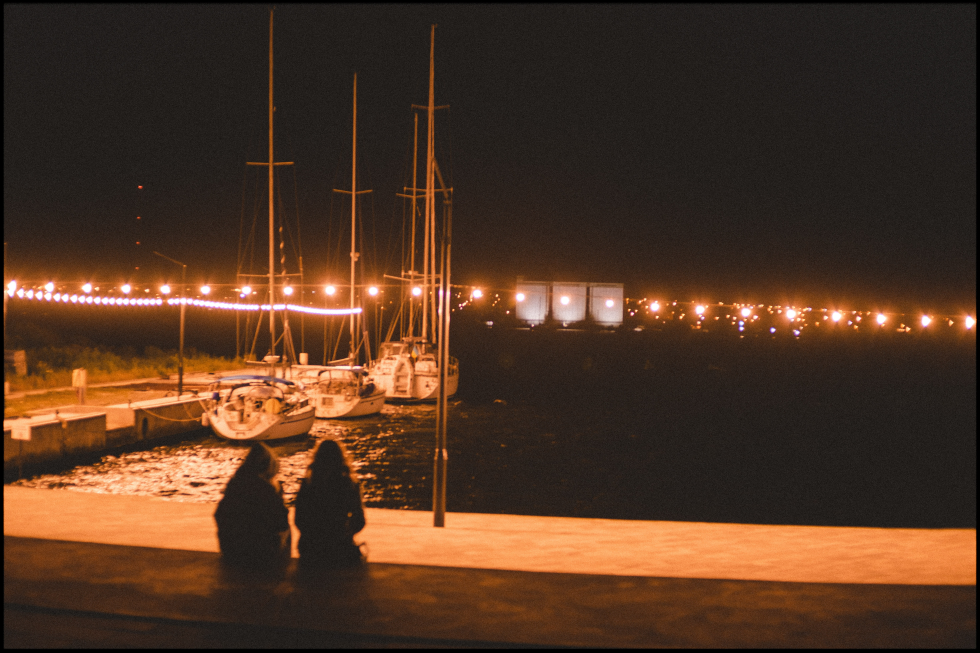
#> input picture resource/1.jpg, 4896 x 3264 px, given in place of 2.jpg, which was not available (shown at 1/5 size)
$ jupyter execute sparkle_replace.ipynb   (text cells are left out)
#> lines starting #> are read from the running program, lines starting #| are printed output that depends on the picture; after the words box and inside, x2 and y2 are one past the last pixel; in counts of white or black regions, pixels touching at a corner belong together; pictures that were not available may be replaced by others from this repository, and a replacement may not be noted
[cell 1]
import cv2
import numpy as np
from matplotlib import pyplot as plt

[cell 2]
# 读取图像
image = cv2.imread('./resource/2.jpg')
#> image is the input picture: shape (3264, 4896, 3); mean B, G, R 36, 53.9, 81.2

[cell 3]
image.shape
#> Out = (3264, 4896, 3)

[cell 4]
# 获取图像尺寸
height, width, _ = image.shape
#> height = 3264; width = 4896
image.shape
#> Out = (3264, 4896, 3)

[cell 5]
# 将图像转换为灰度图像
gray = cv2.cvtColor(image, cv2.COLOR_BGR2GRAY)
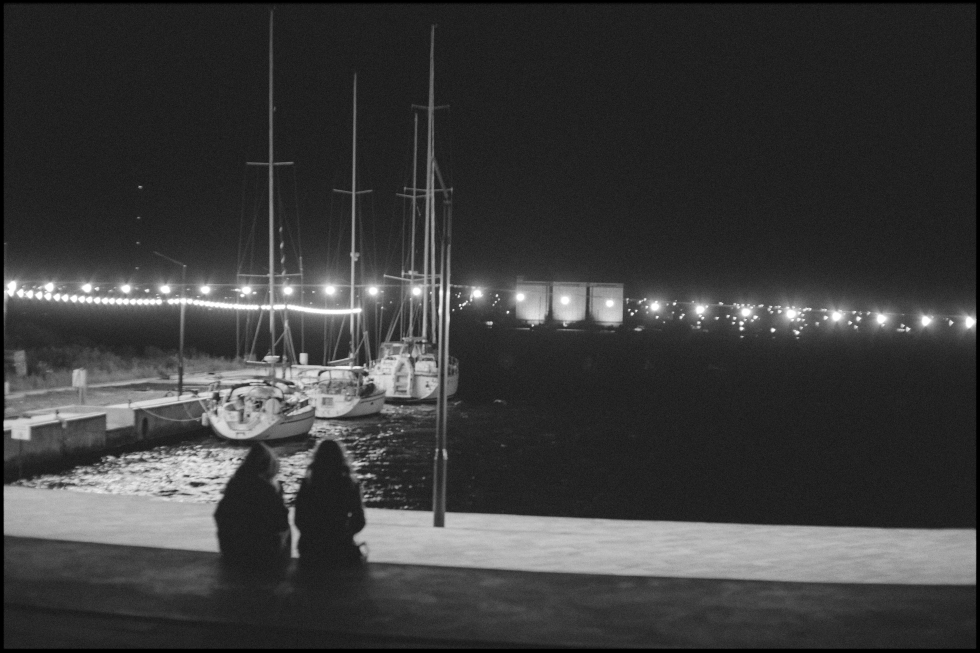
#> gray: shape (3264, 4896) (shown at 1/5 size); min 0, max 255, mean 60.1

[cell 6]
# 设定阈值，进行二值化
_, thresh = cv2.threshold(gray, 220, 255, cv2.THRESH_BINARY)
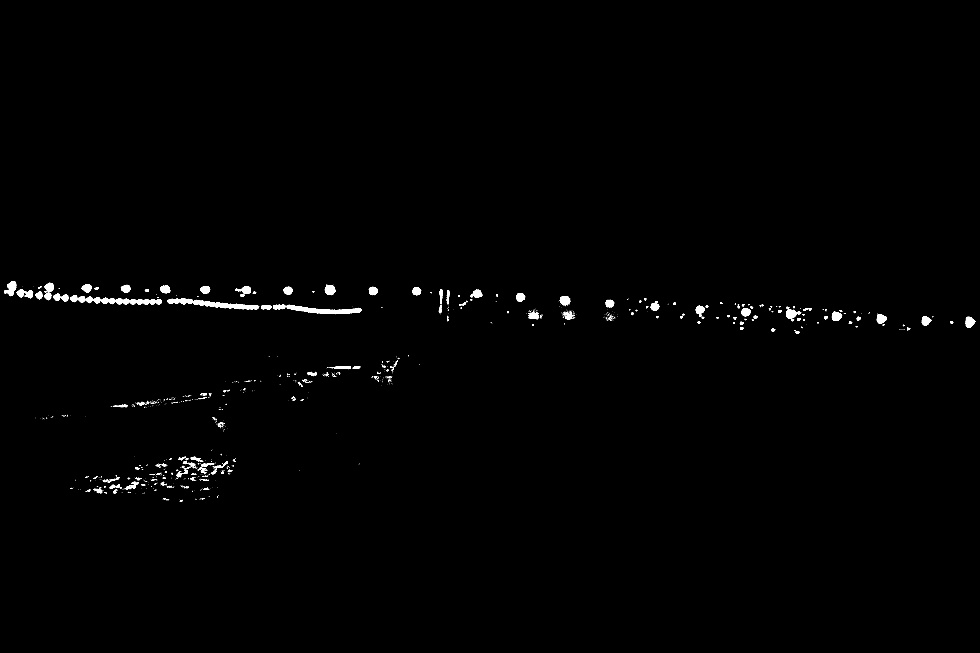
#> thresh: shape (3264, 4896) (shown at 1/5 size); 0.58% white; 1504 white regions (1261 under 20 px), largest, box (x1, y1, x2, y2) and area: (838, 1491, 1294, 1548) 9198, (1434, 1524, 1808, 1571) 7334, (648, 1495, 810, 1523) 3201

[cell 7]
# 进行噪声消除
kernel = np.ones((3, 3), np.uint8)
opening = cv2.morphologyEx(thresh, cv2.MORPH_OPEN, kernel)
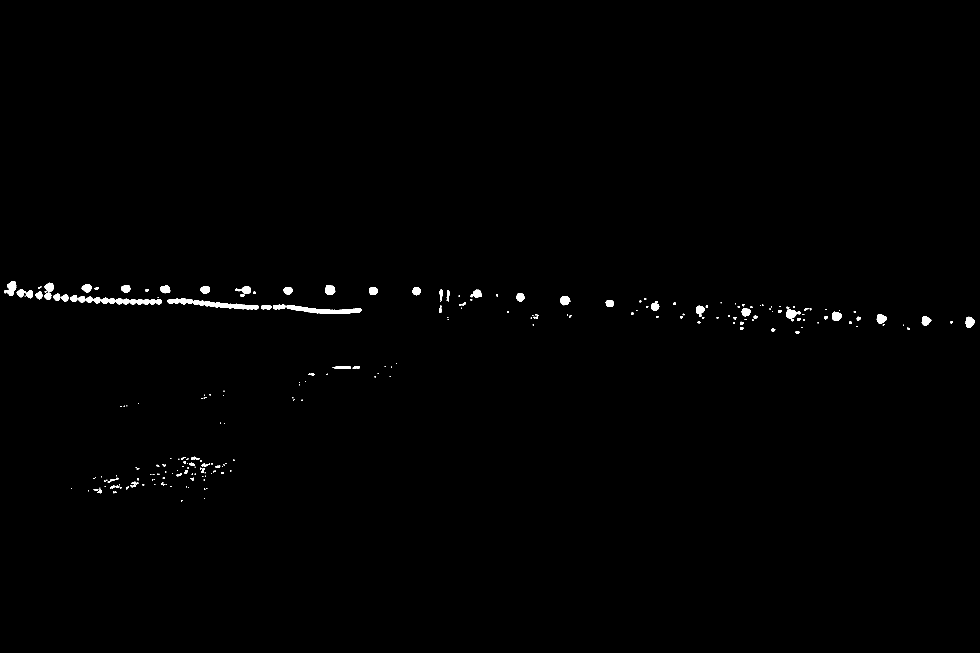
#> opening: shape (3264, 4896) (shown at 1/5 size); 0.51% white; 267 white regions (94 under 20 px), largest, box (x1, y1, x2, y2) and area: (838, 1492, 1294, 1547) 9111, (1434, 1525, 1807, 1570) 7210, (648, 1496, 809, 1523) 3184

[cell 8]
# 寻找连通区域
retval, labels, stats, centroids = cv2.connectedComponentsWithStats(opening)
#> labels: shape (3264, 4896) int32; 268 distinct labels, from 0 to 267
#> retval = 268; stats = 268 rows, first 6: [0, 0, 4896, 3264, 15898962], [21, 1406, 60, 74, 2492], [224, 1414, 44, 46, 1445], [409, 1420, 48, 41, 1419], [605, 1425, 47, 38, 1330], [1625, 1425, 51, 50, 1900]; centroids = 268 pairs, first value 56.23 to 4848.3, second value 1434 to 2504.2

[cell 9]
# 显示包含标记的图像
# 创建一个彩色版本的标签图像
label_hue = np.uint8(179 * labels / np.max(labels))
blank_ch = 255 * np.ones_like(label_hue)
labeled_image = cv2.merge([label_hue, blank_ch, blank_ch])
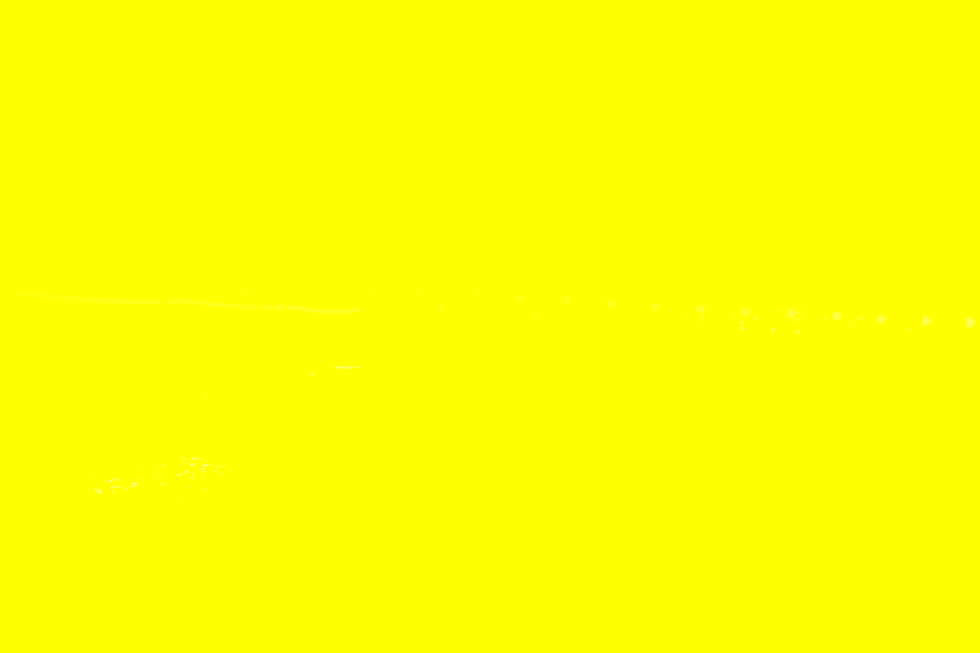
#> labeled_image: shape (3264, 4896, 3) (shown at 1/5 size); mean of channels 0, 1, 2 0.2, 255, 255; drawn as B, G, R
# 将背景部分标记为黑色
labeled_image[label_hue == 0] = 0

# 显示带有连通组件的彩色图像
plt.imshow(labeled_image[:,:,::-1])
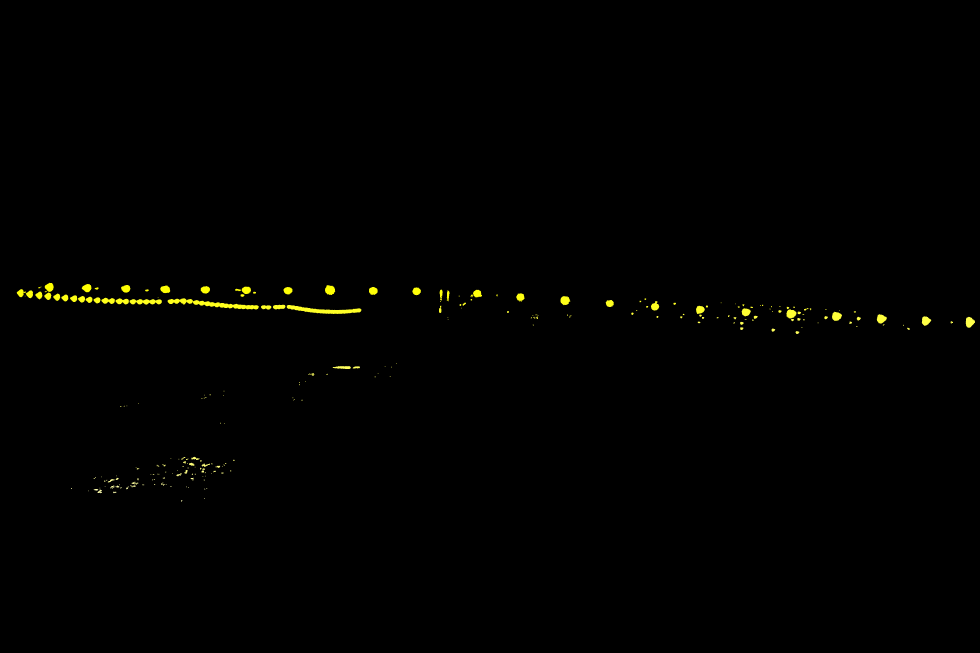
#> shown: shape (3264, 4896, 3) (shown at 1/5 size); mean R, G, B 1.3, 1.3, 0.2

[cell 10]
# 加载星星图像
star = cv2.imread('./resource/lens_flare01.png', flags=cv2.IMREAD_UNCHANGED)
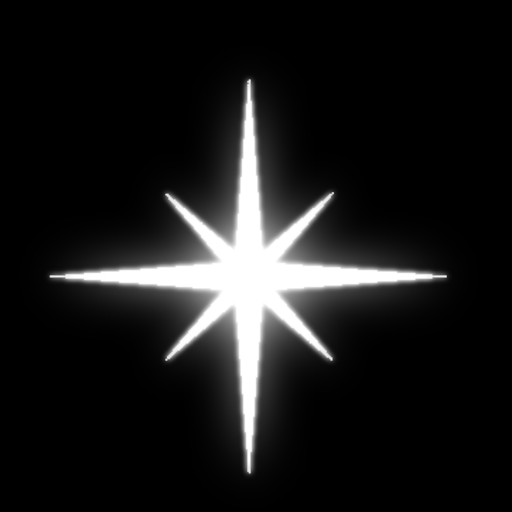
#> input picture resource/lens_flare01.png, 1024 x 1024 px (shown at 1/2 size)
#> star is the input picture: shape (1024, 1024, 4); mean B, G, R, A 25.7, 25.7, 25.7, 25.5

[cell 11]
# 调整星星的大小
desired_star_size = (64, 64)
resized_star = cv2.resize(star, desired_star_size[:2], interpolation=cv2.INTER_AREA)
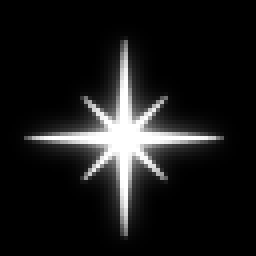
#> resized_star: shape (64, 64, 4) (shown 4 times larger); mean B, G, R, A 25.7, 25.7, 25.7, 25.5

[cell 12]
# 过滤并绘制发光点
for i, stat in enumerate(stats):
    # 过滤条件可以根据需求调整
    if stat[cv2.CC_STAT_AREA] > 32 and stat[cv2.CC_STAT_AREA] < 800:
        # 在发光点处绘制星星
        x = int(centroids[i][0])
        y = int(centroids[i][1])

        # 计算星星的位置
        x_start = max(0, x - desired_star_size[1] // 2)
        x_end = min(width, x + desired_star_size[1] // 2)
        y_start = max(0, y - desired_star_size[0] // 2)
        y_end = min(height, y + desired_star_size[0] // 2)

        # 处理边界情况
        star_width = x_end - x_start
        star_height = y_end - y_start

        if star_width > 0 and star_height > 0:
            # 将星星图像和原图像叠加在一起
#             overlay = cv2.bitwise_and(image[y_start:y_end, x_start:x_end],
#                                       image[y_start:y_end, x_start:x_end],
#                                       mask=resized_star[:star_height, :star_width, 3])
            overlay = resized_star[:star_height, :star_width, :3]
            background = cv2.bitwise_and(image[y_start:y_end, x_start:x_end],
                                         image[y_start:y_end, x_start:x_end],
                                         mask=cv2.bitwise_not(resized_star[:star_height, :star_width, 3]))
            result = cv2.add(background, overlay)


            # 将星星特效添加到原图上
            image[y_start:y_end, x_start:x_end] = result
#> this loop made 268 passes
#> (stat, x, y, x_start, x_end, y_start, y_end) on passes 11, 14, 16, 18, 19, 21, 23, 25, 29, 31, 32: ([191, 1435, 11, 7, 55], 196, 1437, 164, 228, 1405, 1469), ([474, 1437, 19, 11, 157], 483, 1442, 451, 515, 1410, 1474), ([1175, 1444, 31, 12, 244], 1189, 1449, 1157, 1221, 1417, 1481), ([726, 1447, 18, 10, 143], 734, 1451, 702, 766, 1419, 1483), ([2198, 1448, 15, 45, 493], 2204, 1468, 2172, 2236, 1436, 1500), ([2234, 1451, 14, 55, 502], 2239, 1477, 2207, 2271, 1445, 1509), ([224, 1456, 10, 5, 44], 228, 1458, 196, 260, 1426, 1490), ([1265, 1459, 15, 9, 114], 1272, 1463, 1240, 1304, 1431, 1495), ([1203, 1471, 19, 13, 202], 1211, 1476, 1179, 1243, 1444, 1508), ([2354, 1472, 10, 14, 90], 2359, 1478, 2327, 2391, 1446, 1510), ([2482, 1472, 6, 10, 51], 2484, 1476, 2452, 2516, 1444, 1508)
#> (x, y, x_start, x_end, y_start, y_end) on passes 61, 64, 66, 67, 70, 71: (3812, 1526, 3780, 3844, 1494, 1558), (2200, 1548, 2168, 2232, 1516, 1580), (3534, 1532, 3502, 3566, 1500, 1564), (3235, 1533, 3203, 3267, 1501, 1565), (3693, 1534, 3661, 3725, 1502, 1566), (3757, 1536, 3725, 3789, 1504, 1568)
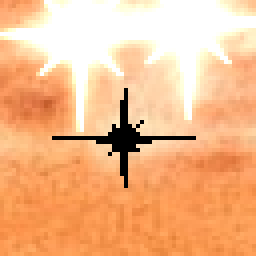
#> background: shape (64, 64, 3) (shown 4 times larger); mean B, G, R 138.8, 185.2, 244.1

[cell 13]
# 显示识别结果
# 创建窗口并调整大小
# plt.imshow(image[:,:,::-1])

cv2.imshow("", image[::4,::4])
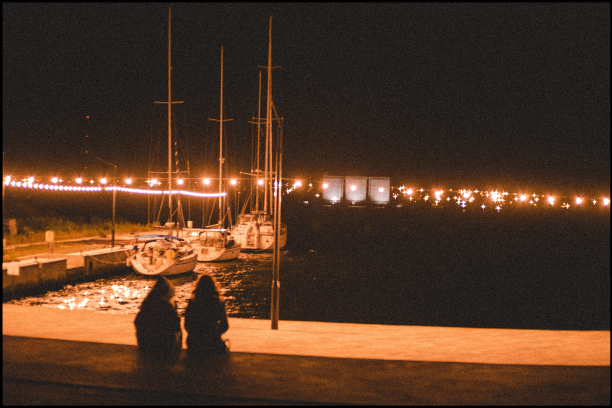
#> window '': shape (816, 1224, 3) (shown at 1/2 size); mean B, G, R 36.4, 54.2, 81.4
cv2.waitKey(0)
cv2.destroyAllWindows()
